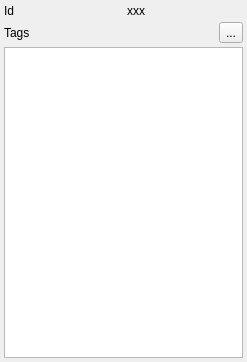
<ui version="4.0" >
 <class>RoadProperties</class>
 <widget class="QWidget" name="RoadProperties" >
  <property name="geometry" >
   <rect>
    <x>0</x>
    <y>0</y>
    <width>247</width>
    <height>362</height>
   </rect>
  </property>
  <property name="windowTitle" >
   <string>Form</string>
  </property>
  <layout class="QVBoxLayout" >
   <property name="spacing" >
    <number>4</number>
   </property>
   <property name="margin" >
    <number>4</number>
   </property>
   <item>
    <layout class="QGridLayout" name="mainMayout" >
     <property name="margin" >
      <number>0</number>
     </property>
     <property name="spacing" >
      <number>6</number>
     </property>
     <item row="0" column="1" >
      <widget class="QLabel" name="Id" >
       <property name="text" >
        <string>xxx</string>
       </property>
      </widget>
     </item>
     <item row="0" column="0" >
      <widget class="QLabel" name="label" >
       <property name="text" >
        <string>Id</string>
       </property>
      </widget>
     </item>
    </layout>
   </item>
   <item>
    <layout class="QVBoxLayout" name="variableLayout" />
   </item>
   <item>
    <layout class="QHBoxLayout" >
     <property name="spacing" >
      <number>6</number>
     </property>
     <property name="margin" >
      <number>0</number>
     </property>
     <item>
      <widget class="QLabel" name="label_4" >
       <property name="text" >
        <string>Tags</string>
       </property>
      </widget>
     </item>
     <item>
      <spacer>
       <property name="orientation" >
        <enum>Qt::Horizontal</enum>
       </property>
       <property name="sizeHint" stdset="0" >
        <size>
         <width>40</width>
         <height>20</height>
        </size>
       </property>
      </spacer>
     </item>
     <item>
      <widget class="QToolButton" name="RemoveTagButton" >
       <property name="text" >
        <string>...</string>
       </property>
       <property name="icon" >
        <iconset resource="Icons/AllIcons.qrc" >
         <normaloff>:/Icons/small-remove.xpm</normaloff>:/Icons/small-remove.xpm</iconset>
       </property>
      </widget>
     </item>
    </layout>
   </item>
   <item>
    <widget class="QTableView" name="TagView" >
     <property name="tabKeyNavigation" >
      <bool>false</bool>
     </property>
    </widget>
   </item>
  </layout>
 </widget>
 <tabstops>
  <tabstop>RemoveTagButton</tabstop>
  <tabstop>TagView</tabstop>
 </tabstops>
 <resources>
  <include location="Icons/AllIcons.qrc" />
 </resources>
 <connections/>
</ui>
